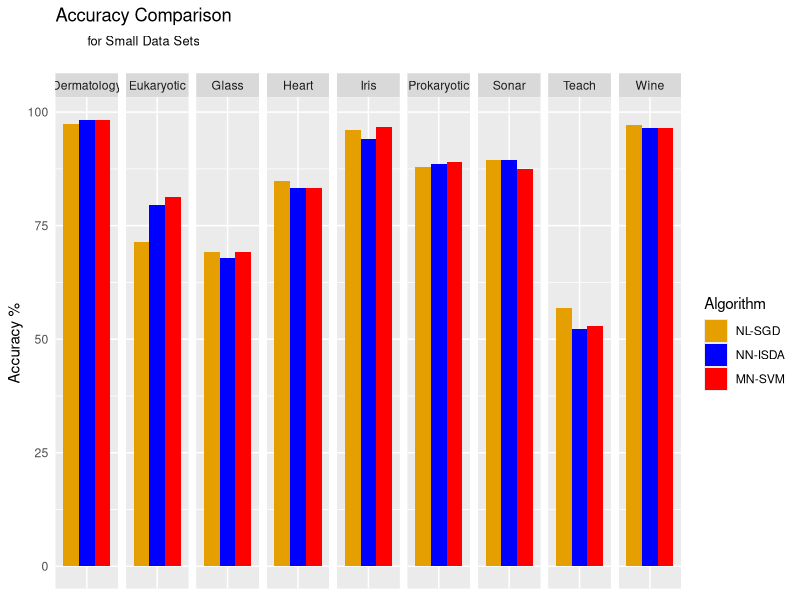
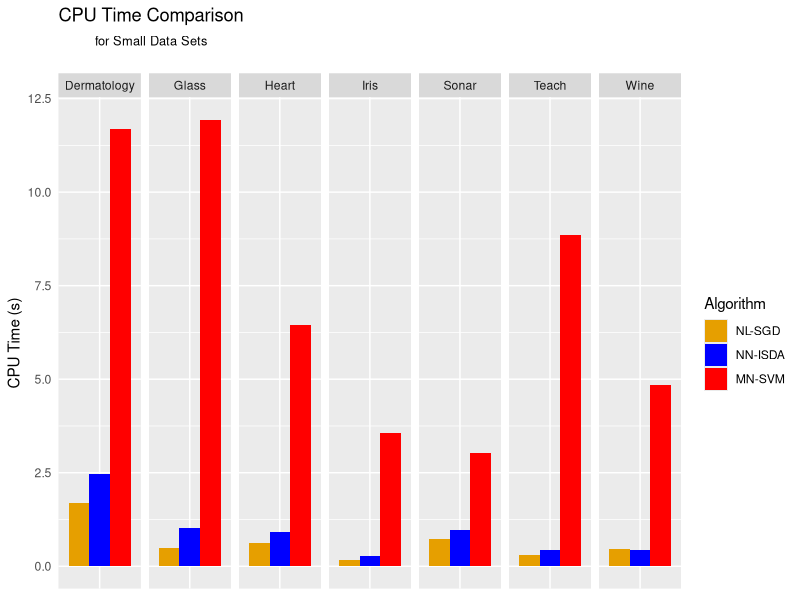
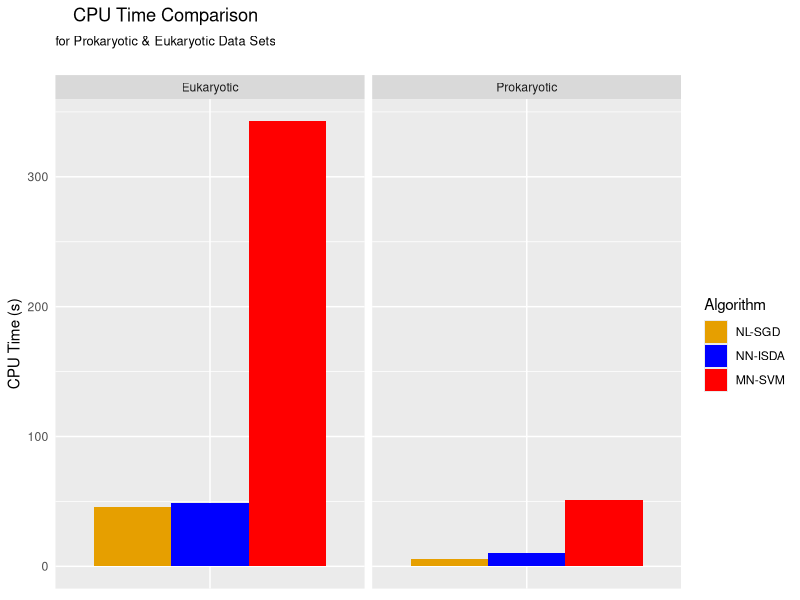
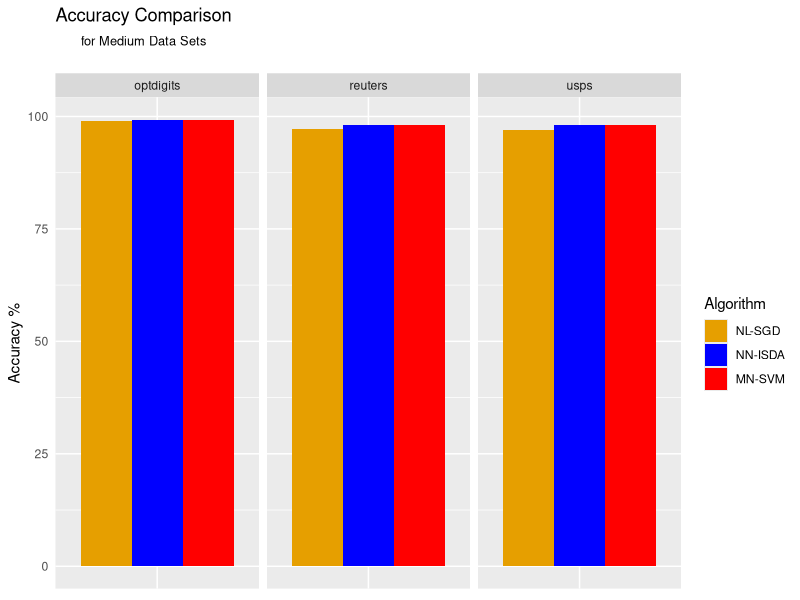
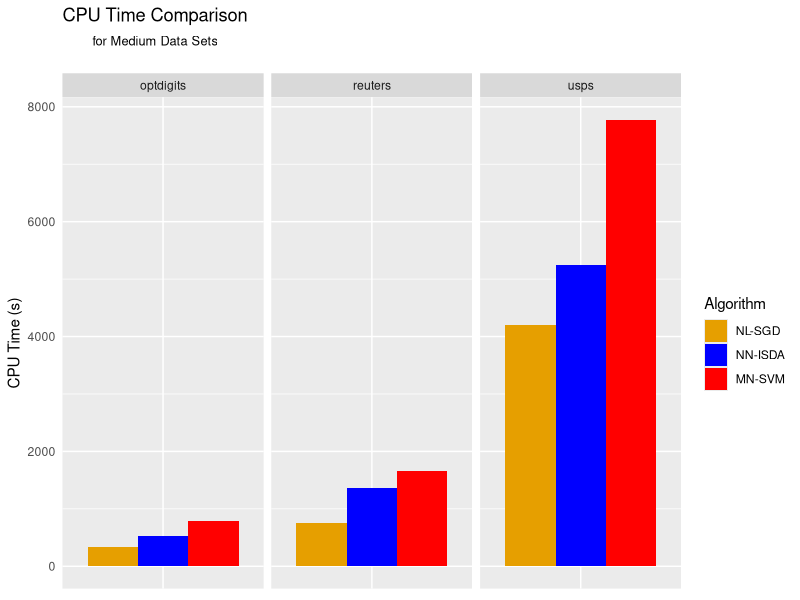
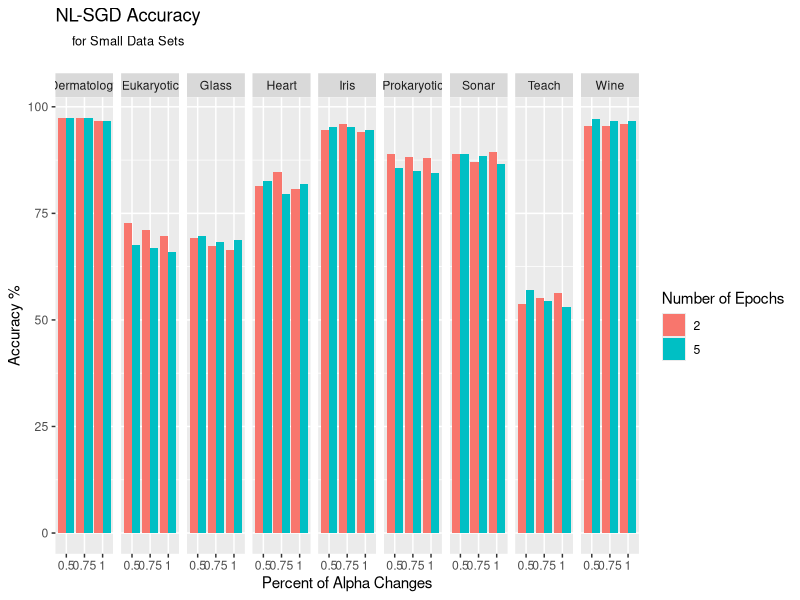
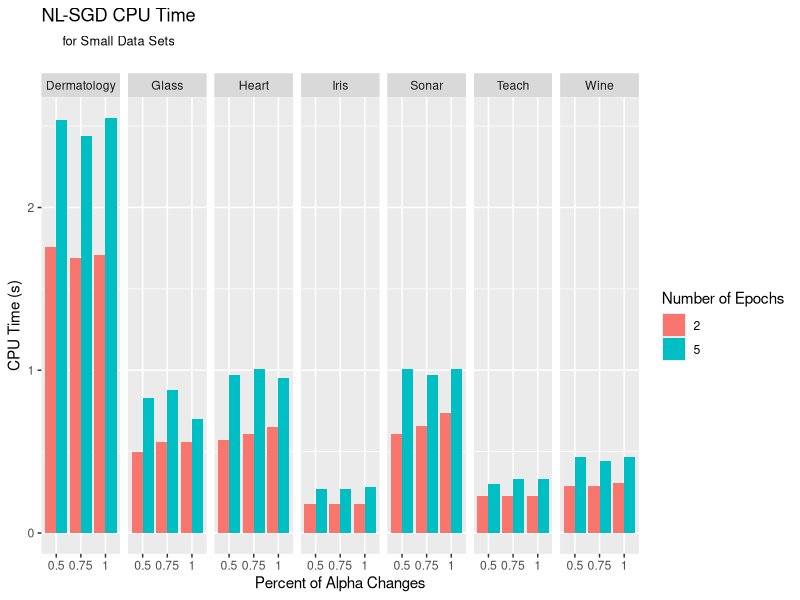
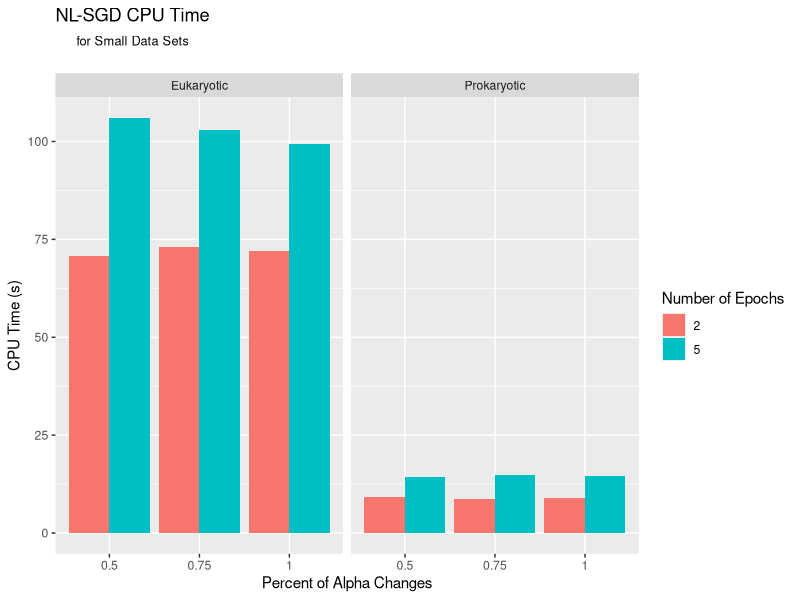

Write the R code that produced these figures, in order.
## ---- chunk 1
rm(list=ls())
library(ggplot2)
## ---- chunk 2
w <- 800
h <- 480
## ---- chunk 3
smldata_accuracy_compare <- read.csv("AccuracyComparisonSmallData.csv", header = TRUE)
smldata_accuracy_compare$Algorithm <- factor(smldata_accuracy_compare$Algorithm, levels = c("NL-SGD", "NN-ISDA", "MN-SVM"))
head(smldata_accuracy_compare)

png("AccuracyComparisonSmallData.png", width = w, height = h, units = "px", bg="transparent")

g_plot <- ggplot(smldata_accuracy_compare, aes(x=Dataset,y=Accuracy)) +
  geom_bar(aes(fill=Algorithm),position = "dodge", stat = "identity") +
  scale_fill_manual(values=c("#E69F00", "Blue", "Red")) +
  facet_grid(scales="free", space="free", .~Dataset) +
  theme(axis.ticks = element_blank(), axis.text.x = element_blank(), axis.title.x = element_blank()) +
  labs(x = element_blank(), y = "Accuracy %") + 
  ggtitle(expression(atop("Accuracy Comparison", atop("for Small Data Sets", ""))))
print(g_plot)
dev.off()
print(g_plot)
## ---- chunk 4
smldata_cpu_compare <- read.csv("CPUTimeComparison_SmallData.csv", header = TRUE)
smldata_cpu_compare$Algorithm <- factor(smldata_cpu_compare$Algorithm, levels = c("NL-SGD", "NN-ISDA", "MN-SVM"))
head(smldata_cpu_compare)

proeuk <- smldata_cpu_compare[smldata_cpu_compare[,"Dataset"] == "Prokaryotic" | smldata_cpu_compare[,"Dataset"] == "Eukaryotic",]
smldata_cpu_compare <- smldata_cpu_compare[smldata_cpu_compare[,"Dataset"] != "Prokaryotic" & smldata_cpu_compare[,"Dataset"] != "Eukaryotic",]

png("CPUTimeComparison_SmallData.png", width = w, height = h, units = "px", bg="transparent")

g_plot <- ggplot(smldata_cpu_compare, aes(x=factor(Dataset), y=CPU)) +
  geom_bar(aes(fill=Algorithm),position = "dodge", stat = "identity") +
  scale_fill_manual(values=c("#E69F00", "Blue", "Red")) +
  facet_grid(scales="free", space="free", .~Dataset) +
  theme(axis.ticks = element_blank(), axis.text.x = element_blank(), axis.title.x = element_blank()) +
  labs(y = "CPU Time (s)") + 
  ggtitle(expression(atop("CPU Time Comparison", atop("for Small Data Sets", ""))))
print(g_plot)
dev.off()
print(g_plot)

png("CPUTimeComparison_SmallData_ProkEuk.png", width = w, height = h, units = "px", bg="transparent")

g_plot <- ggplot(proeuk, aes(x=factor(Dataset), y=CPU)) +
  geom_bar(aes(fill=Algorithm),position = "dodge", stat = "identity") +
  scale_fill_manual(values=c("#E69F00", "Blue", "Red")) +
  facet_grid(scales="free", space="free", .~Dataset) +
  theme(axis.ticks = element_blank(), axis.text.x = element_blank(), axis.title.x = element_blank()) +
  labs(y = "CPU Time (s)") + 
  ggtitle(expression(atop("CPU Time Comparison", atop("for Prokaryotic & Eukaryotic Data Sets", ""))))
print(g_plot)
dev.off()
print(g_plot)

rm(proeuk)
## ---- chunk 5
meddata_accuracy_compare <- read.csv("AccuracyComparison_MediumData.csv", header = TRUE)
meddata_accuracy_compare$Algorithm <- factor(meddata_accuracy_compare$Algorithm, levels = c("NL-SGD", "NN-ISDA", "MN-SVM"))
head(meddata_accuracy_compare)

png("AccuracyComparison_MediumData.png", width = w, height = h, units = "px", bg="transparent")

g_plot <- ggplot(meddata_accuracy_compare, aes(x=factor(Dataset), y=ACC)) +
  geom_bar(aes(fill=Algorithm),position = "dodge", stat = "identity") +
  scale_fill_manual(values=c("#E69F00", "Blue", "Red")) +
  facet_grid(scales="free", space="free", .~Dataset) +
  theme(axis.ticks = element_blank(), axis.text.x = element_blank(), axis.title.x = element_blank()) +
  labs(y = "Accuracy %") + 
  ggtitle(expression(atop("Accuracy Comparison", atop("for Medium Data Sets", ""))))
print(g_plot)
dev.off()
print(g_plot)
## ---- chunk 6
meddata_cpu_compare <- read.csv("CPUTimeComparison_MediumData.csv", header = TRUE)
meddata_cpu_compare$Algorithm <- factor(meddata_cpu_compare$Algorithm, levels = c("NL-SGD", "NN-ISDA", "MN-SVM"))
head(meddata_cpu_compare)

png("CPUTimeComparison_MediumData.png", width = w, height = h, units = "px", bg="transparent")

g_plot <- ggplot(meddata_cpu_compare, aes(x=factor(Dataset), y=CPU)) +
  geom_bar(aes(fill=Algorithm),position = "dodge", stat = "identity") +
  scale_fill_manual(values=c("#E69F00", "Blue", "Red")) +
  facet_grid(scales="free", space="free", .~Dataset) +
  theme(axis.ticks = element_blank(), axis.text.x = element_blank(), axis.title.x = element_blank()) +
  labs(y = "CPU Time (s)") + 
  ggtitle(expression(atop("CPU Time Comparison", atop("for Medium Data Sets", ""))))
print(g_plot)
dev.off()
print(g_plot)
## ---- chunk 7
SGD_SmallData <- read.csv("SGD_SmallData.csv", header = TRUE)
head(SGD_SmallData)

png("SGDAccuracy_SmallData.png", width = w, height = h, units = "px", bg="transparent")

g_plot <- ggplot(SGD_SmallData, aes(x=factor(KT), y=ACCURACY)) +
  geom_bar(aes(group=interaction(KT,NEPOCH),fill=factor(NEPOCH)),position = "dodge", stat = "identity") +
  guides(fill=guide_legend(title="Number of Epochs")) +
  facet_grid(scales="free", space="free", .~DATASET) +
  labs(x = "Percent of Alpha Changes", y = "Accuracy %") + 
  ggtitle(expression(atop("NL-SGD Accuracy", atop("for Small Data Sets", ""))))
print(g_plot)
dev.off()
print(g_plot)
## ---- chunk 8
proeuk <- SGD_SmallData[SGD_SmallData[,"DATASET"] == "Prokaryotic" | SGD_SmallData[,"DATASET"] == "Eukaryotic",]
SGD_SmallData <- SGD_SmallData[SGD_SmallData[,"DATASET"] != "Prokaryotic" & SGD_SmallData[,"DATASET"] != "Eukaryotic",]

png("SGDCPUTime_SmallData.png", width = w, height = h, units = "px", bg="transparent")

g_plot <- ggplot(SGD_SmallData, aes(x=factor(KT), y=CPU)) +
  geom_bar(aes(group=interaction(KT,NEPOCH),fill=factor(NEPOCH)),position = "dodge", stat = "identity") +
  guides(fill=guide_legend(title="Number of Epochs")) +
  facet_grid(scales="free", space="free", .~DATASET) +
  labs(x = "Percent of Alpha Changes", y = "CPU Time (s)") + 
  ggtitle(expression(atop("NL-SGD CPU Time", atop("for Small Data Sets", ""))))
print(g_plot)
dev.off()
print(g_plot)

png("SGDCPUTime_SmallData_ProEuk.png", width = w, height = h, units = "px", bg="transparent")

g_plot <- ggplot(proeuk, aes(x=factor(KT), y=CPU)) +
  geom_bar(aes(group=interaction(KT,NEPOCH),fill=factor(NEPOCH)),position = "dodge", stat = "identity") +
  guides(fill=guide_legend(title="Number of Epochs")) +
  facet_grid(scales="free", space="free", .~DATASET) +
  labs(x = "Percent of Alpha Changes", y = "CPU Time (s)") + 
  ggtitle(expression(atop("NL-SGD CPU Time", atop("for Small Data Sets", ""))))
print(g_plot)
dev.off()
print(g_plot)

rm(proeuk)
## ---- chunk 9
SGD_MediumData <- read.csv("SGD_MediumData.csv", header = TRUE)
head(SGD_MediumData)

png("SGDAccuracy_MediumData.png", width = w, height = h, units = "px", bg="transparent")

g_plot <- ggplot(SGD_MediumData, aes(x=factor(KT), y=ACCURACY)) +
  geom_bar(aes(group=interaction(KT,NEPOCH),fill=factor(NEPOCH)),position = "dodge", stat = "identity") +
  guides(fill=guide_legend(title="Number of Epochs")) +
  facet_grid(scales="free", space="free", .~DATASET) +
  labs(x = "Percent of Alpha Changes", y = "Accuracy %") + 
  ggtitle(expression(atop("NL-SGD Accuracy", atop("for Medium Data Sets", ""))))
print(g_plot)
dev.off()
print(g_plot)
## ---- chunk 10
png("SGDCPUTime_MediumData.png", width = w, height = h, units = "px", bg="transparent")

g_plot <- ggplot(SGD_MediumData, aes(x=factor(KT), y=CPU)) +
  geom_bar(aes(group=interaction(KT,NEPOCH),fill=factor(NEPOCH)),position = "dodge", stat = "identity") +
  guides(fill=guide_legend(title="Number of Epochs")) +
  facet_grid(scales="free", space="free", .~DATASET) +
  labs(x = "Percent of Alpha Changes", y = "CPU Time (s)") + 
  ggtitle(expression(atop("NL-SGD CPU Time", atop("for Medium Data Sets", ""))))
print(g_plot)
dev.off()
print(g_plot)
